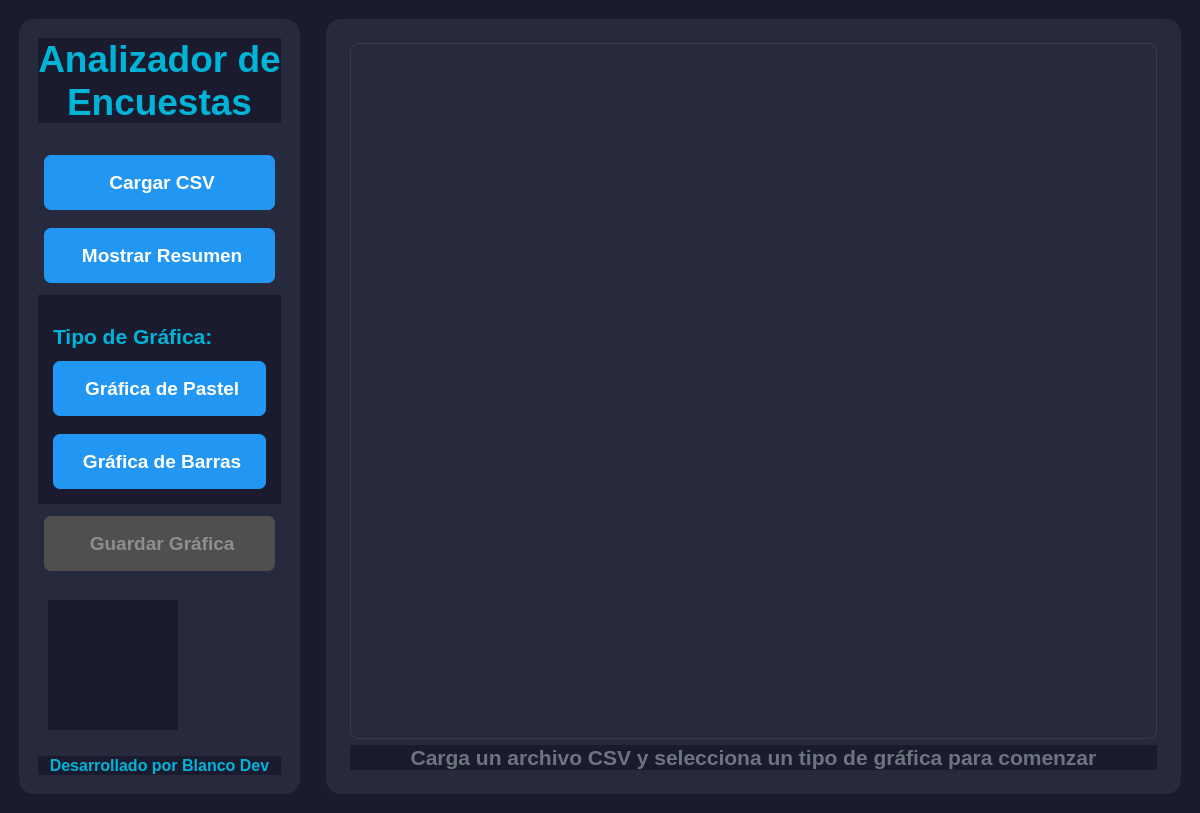
<?xml version="1.0" encoding="UTF-8"?>
<ui version="4.0">
 <class>MainWindow</class>
 <widget class="QMainWindow" name="MainWindow">
  <property name="geometry">
   <rect>
    <x>0</x>
    <y>0</y>
    <width>1200</width>
    <height>813</height>
   </rect>
  </property>
  <property name="windowTitle">
   <string>Analizador de Encuestas</string>
  </property>
  <property name="windowIcon">
   <iconset>
    <activeon>assets/Logo App.png</activeon>
   </iconset>
  </property>
  <widget class="QWidget" name="centralwidget">
   <property name="styleSheet">
    <string notr="true">
     QWidget {
         background-color: #1a1b2e;
         color: white;
         font-family: 'Consolas', 'Courier New', monospace;
         font-size: 12pt;
     }
     QFrame#sidePanel {
         background-color: #27293d;
         border-radius: 15px;
         margin: 10px;
         padding: 10px;
     }
     QPushButton {
         background-color: #2196F3;
         color: white;
         border-radius: 8px;
         padding: 15px;
         text-align: center;
         margin: 5px;
         font-weight: bold;
         font-size: 14pt;
         font-family: 'Consolas', 'Courier New', monospace;
         border: 2px solid transparent;
     }
     QPushButton:hover {
         background-color: #1976D2;
         border: 2px solid #2196F3;
     }
     QPushButton:disabled {
         background-color: #4f4f4f;
         color: #8e8e8e;
         border: 2px solid transparent;
     }
     QLabel {
         color: #00b4d8;
         font-weight: bold;
         font-size: 13pt;
     }
     QFrame#graphContainer {
         background-color: #27293d;
         border-radius: 15px;
         margin: 10px;
         padding: 15px;
         min-height: 400px;
     }
     QTextEdit {
         background-color: #27293d;
         border: 1px solid #3a3b4d;
         border-radius: 8px;
         padding: 15px;
         color: #00b4d8;
         font-size: 14pt;
         font-family: 'Consolas', 'Courier New', monospace;
     }
     QLabel#lblTitle {
         font-size: 28pt;
         color: #00b4d8;
         margin-bottom: 20px;
         font-family: 'Consolas', 'Courier New', monospace;
     }
     QLabel#lblTipoGrafica {
         font-size: 16pt;
         color: #00b4d8;
         margin-top: 20px;
     }
     QLabel#lblFooter {
         color: #00b4d8;
         font-size: 12pt;
         margin-top: 10px;
     }
     QLabel#lblLogo {
         margin: 20px;
     }
     QLabel#lblNoData {
         color: #00b4d8;
         font-size: 18pt;
     }
    </string>
   </property>
   <layout class="QHBoxLayout" name="horizontalLayout">
    <item>
     <widget class="QFrame" name="sidePanel">
      <layout class="QVBoxLayout" name="verticalLayoutSide">
       <item>
        <widget class="QLabel" name="lblTitle">
         <property name="text">
          <string>Analizador de
Encuestas</string>
         </property>
         <property name="alignment">
          <set>Qt::AlignCenter</set>
         </property>
        </widget>
       </item>
       <item>
        <widget class="QPushButton" name="btnCargarCSV">
         <property name="text">
          <string> Cargar CSV</string>
         </property>
        </widget>
       </item>
       <item>
        <widget class="QPushButton" name="btnResumen">
         <property name="text">
          <string> Mostrar Resumen</string>
         </property>
        </widget>
       </item>
       <item>
        <widget class="QFrame" name="frameGraficas">
         <layout class="QVBoxLayout" name="verticalLayoutGraficas">
          <item>
           <widget class="QLabel" name="lblTipoGrafica">
            <property name="text">
             <string>Tipo de Gráfica:</string>
            </property>
           </widget>
          </item>
          <item>
           <widget class="QPushButton" name="btnGraficaPastel">
            <property name="text">
             <string> Gráfica de Pastel</string>
            </property>
           </widget>
          </item>
          <item>
           <widget class="QPushButton" name="btnGraficaBarras">
            <property name="text">
             <string> Gráfica de Barras</string>
            </property>
           </widget>
          </item>
         </layout>
        </widget>
       </item>
       <item>
        <widget class="QPushButton" name="btnGuardarGrafica">
         <property name="enabled">
          <bool>false</bool>
         </property>
         <property name="text">
          <string> Guardar Gráfica</string>
         </property>
        </widget>
       </item>
       <item>
        <spacer name="verticalSpacer">
         <property name="orientation">
          <enum>Qt::Vertical</enum>
         </property>
         <property name="sizeHint" stdset="0">
          <size>
           <width>20</width>
           <height>20</height>
          </size>
         </property>
        </spacer>
       </item>
       <item>
        <widget class="QLabel" name="lblLogoFooter">
         <property name="minimumSize">
          <size>
           <width>150</width>
           <height>150</height>
          </size>
         </property>
         <property name="maximumSize">
          <size>
           <width>150</width>
           <height>150</height>
          </size>
         </property>
         <property name="styleSheet">
          <string>margin: 10px;</string>
         </property>
         <property name="pixmap">
          <pixmap>assets/Logo Desarrollador.jpeg</pixmap>
         </property>
         <property name="scaledContents">
          <bool>true</bool>
         </property>
         <property name="alignment">
          <set>Qt::AlignCenter</set>
         </property>
        </widget>
       </item>
       <item>
        <widget class="QLabel" name="lblFooter">
         <property name="text">
          <string>Desarrollado por Blanco Dev</string>
         </property>
         <property name="alignment">
          <set>Qt::AlignCenter</set>
         </property>
        </widget>
       </item>
      </layout>
     </widget>
    </item>
    <item>
     <widget class="QFrame" name="graphContainer">
      <property name="sizePolicy">
       <sizepolicy hsizetype="Expanding" vsizetype="Expanding">
        <horstretch>1</horstretch>
        <verstretch>1</verstretch>
       </sizepolicy>
      </property>
      <property name="minimumSize">
       <size>
        <width>800</width>
        <height>450</height>
       </size>
      </property>
      <layout class="QVBoxLayout" name="verticalLayoutGraph">
       <item>
        <widget class="QTextEdit" name="txtResumen">
         <property name="visible">
          <bool>false</bool>
         </property>
         <property name="readOnly">
          <bool>true</bool>
         </property>
        </widget>
       </item>
       <item>
        <widget class="QLabel" name="lblNoData">
         <property name="styleSheet">
          <string>font-size: 16pt; color: #6c757d;</string>
         </property>
         <property name="text">
          <string>Carga un archivo CSV y selecciona un tipo de gráfica para comenzar</string>
         </property>
         <property name="alignment">
          <set>Qt::AlignCenter</set>
         </property>
        </widget>
       </item>
      </layout>
     </widget>
    </item>
   </layout>
  </widget>
 </widget>
 <resources/>
 <connections/>
</ui>
